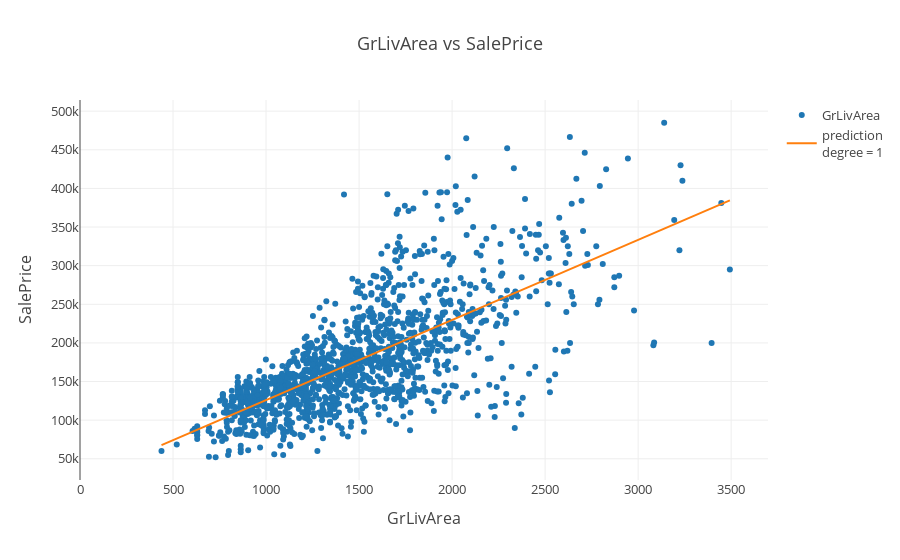

Here is the notebook cell this chart was saved with:
### Code cell
# curr_feature = 'GrLivArea'
df_GrLivArea = deepcopy(df_continuous[['GrLivArea','SalePrice']])
equations_dict = poly_regression(df=df_GrLivArea,col='GrLivArea',target='SalePrice',degree=1,round_off=2,equations_dict=equations_dict)
